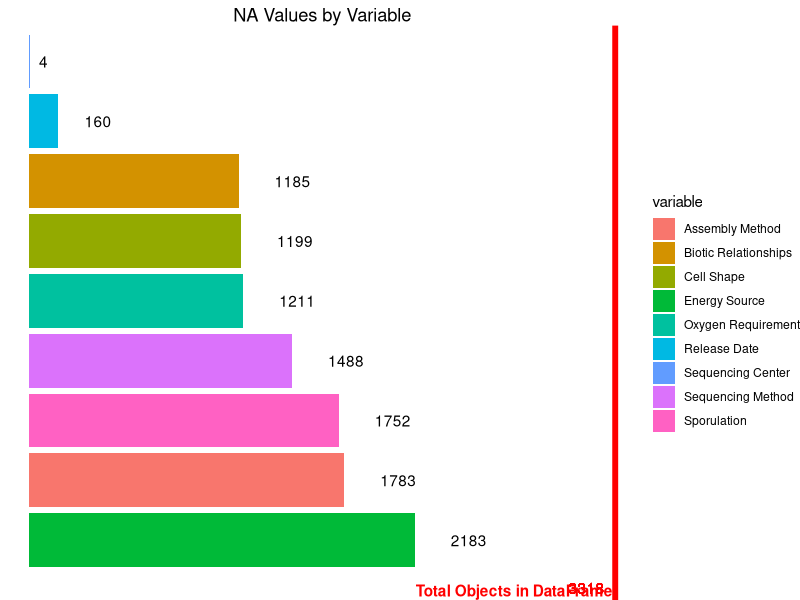

Source code (R):
# Import and Install Packages
#install.packages('tidyverse')
library(tidyverse)


# DataFrame Read
df <- readr::read_tsv(file='data.tab')

# Na Search in DataFrame
df_na_columns_tidy <- df %>% 
  dplyr::select(everything()) %>%
  dplyr::summarise_all(funs(sum(is.na(.)))) %>%
  dplyr::select_if(funs(sum(.)>0)) %>%
  tidyr::gather(., 'variable', 'na_count')


ggplot(df_na_columns_tidy, aes(x = reorder(variable, desc(na_count)), y=na_count, fill=variable)) +
  ggplot2::geom_col() + 
  theme_void() +
  coord_flip() +
  labs(x='') + labs(y='Na Values Count') +
  ggtitle('NA Values by Variable') + 
  theme(plot.title = element_text(hjust = 0.5)) +
  geom_text(aes(label=na_count), hjust=-1) +
  geom_hline(yintercept = length(df$Domain), color='red', size=2) + 
  geom_text(aes(0,length(df$Domain),label = length(df$Domain), hjust = 1.3), vjust=-0.5, color='red') +
  annotate('text', 0.16, 2760, label='Total Objects in DataFrame:', color='red', fontface=2)







